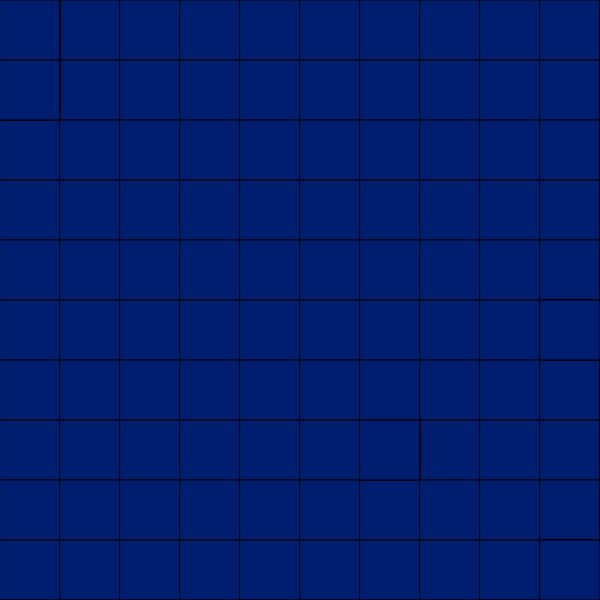
Frame 1 (no input)
Frame 60 (no input): identical to frame 1, image omitted
Frame 120 (the mouse pressed at the canvas centre since frame 60): identical to frame 1, image omitted

The p5.js sketch that drew this single still picture (run headless with seeded random() and noise() and a simulated clock; from frame 60 on, the mouse is pressed at the canvas centre):

// p5.js sketch
// ── sketch.js
// The board should be a 10x10 grid.
// When the grid loads it should have 'ships' laid out in certain positions, which are unknown to the user.
// When the user clicks on a box, it should change color revealing whether or not it is a 'hit'.
// Bonus:
// Create a way for the user to reset the board
// Create a way to track the user's score
let num_of_boxes_in_coloumn = 10;
let num_of_boxes_in_row = 10;
let box_height; 
let box_width;
//let ship = rect(0, 0, 60, 60);
//shipPos = 
let xPos;
let yPos;
let color;
let color2;
let color3;
let color4;
let color5;
let red = [225,0,0];
let blue = [0,30,112];
function setup() {
    createCanvas(600, 600);
    background(0,0,0);
    box_height = height/num_of_boxes_in_coloumn;
    box_width = width/num_of_boxes_in_row;
    color = blue;
    color2 = blue;
    color3 = blue;
    color4 = blue;
    color5 = blue;
}

function draw() {
    for (let i = 0; i < num_of_boxes_in_row + 1; i++) {
        const x = i*box_width;
        for (let j = 0; j < num_of_boxes_in_coloumn + 1; j++) {
            const y = j*box_height;
            fill(0,30,112);
            rect(x,y,box_width,box_height);
            Ship(1,1, color);
            Ship(1, 2, color2);
            Ship(10, 10, color3);
            Ship(7, 8, color4);
            Ship(10, 6, color5);
        }
    }
    //fill(ships)
}

function Ship(x, y, colorN){
    fill(colorN);
    rect(box_width*(x-1), box_height*(y-1), box_width, box_height);
    //console.log('in box')
}

function notShip() {
    
}

function mouseClicked(){ 
    if (mouseX < 60 && mouseX > 0 && mouseY < 60 && mouseY > 0 ){
        color = red;
    } else if (mouseX < 60 && mouseX > 0 && mouseY < 120 && mouseY > 60 ){
        color2 = red; 
    // else if( mouse X )
    } else if (mouseX < 600 && mouseX > 540 && mouseY < 600 && mouseY > 540 ){
        color3 = red;     
    } else if (mouseX > 360 && mouseX <  420 && mouseY > 420 && mouseY < 480){
        color4 = red;
    } else if (mouseX < 600 && mouseX >  540 && mouseY > 300 && mouseY < 360){
        color5 = red;
    }
    // if (mouseX > 0 && mouseX < 60 && ){
        
    // }
    //     if (mouseX < 60 && mouseX > 0 && mouseY > 0 && mouseY < 60) {
    //         fill(255, 0, 0);
    //         circle(0 + box_width/2, 0 + box_height/2, box_width/4);
    //     } else {
    //         console.log('nothing');
    //     }
    
}
